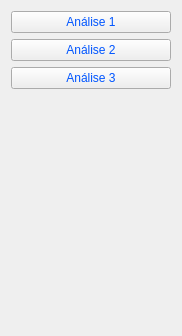
               <widget class="QWidget" name="Tbox_Analise">
                <property name="geometry">
                 <rect>
                  <x>0</x>
                  <y>0</y>
                  <width>182</width>
                  <height>336</height>
                 </rect>
                </property>
                <attribute name="label">
                 <string>Análise</string>
                </attribute>
                <layout class="QVBoxLayout" name="verticalLayout_19">
                 <item>
                  <widget class="QPushButton" name="BT_Analise1">
                   <property name="minimumSize">
                    <size>
                     <width>0</width>
                     <height>20</height>
                    </size>
                   </property>
                   <property name="styleSheet">
                    <string notr="true">QPushButton{
color: rgb(0, 85, 255);
font: 9pt &quot;Verdana&quot;;
}

QPushButton:hover{
background-image: url(:/BackGround/Icons/Backgrounds/GreySorriso.jpg);
color:rgb(255,255,255);
border:15px;
}</string>
                   </property>
                   <property name="text">
                    <string>Análise 1</string>
                   </property>
                  </widget>
                 </item>
                 <item>
                  <widget class="QPushButton" name="BT_Analise2">
                   <property name="minimumSize">
                    <size>
                     <width>0</width>
                     <height>20</height>
                    </size>
                   </property>
                   <property name="styleSheet">
                    <string notr="true">QPushButton{
color: rgb(0, 85, 255);
font: 9pt &quot;Verdana&quot;;
}

QPushButton:hover{
background-image: url(:/BackGround/Icons/Backgrounds/GreySorriso.jpg);
color:rgb(255,255,255);
border:15px;
}</string>
                   </property>
                   <property name="text">
                    <string>Análise 2</string>
                   </property>
                  </widget>
                 </item>
                 <item>
                  <widget class="QPushButton" name="BT_Analise3">
                   <property name="minimumSize">
                    <size>
                     <width>0</width>
                     <height>20</height>
                    </size>
                   </property>
                   <property name="styleSheet">
                    <string notr="true">QPushButton{
color: rgb(0, 85, 255);
font: 9pt &quot;Verdana&quot;;
}

QPushButton:hover{
background-image: url(:/BackGround/Icons/Backgrounds/GreySorriso.jpg);
color:rgb(255,255,255);
border:15px;
}</string>
                   </property>
                   <property name="text">
                    <string>Análise 3</string>
                   </property>
                  </widget>
                 </item>
                 <item>
                  <spacer name="verticalSpacer_12">
                   <property name="orientation">
                    <enum>Qt::Vertical</enum>
                   </property>
                   <property name="sizeHint" stdset="0">
                    <size>
                     <width>20</width>
                     <height>40</height>
                    </size>
                   </property>
                  </spacer>
                 </item>
                </layout>
               </widget>
